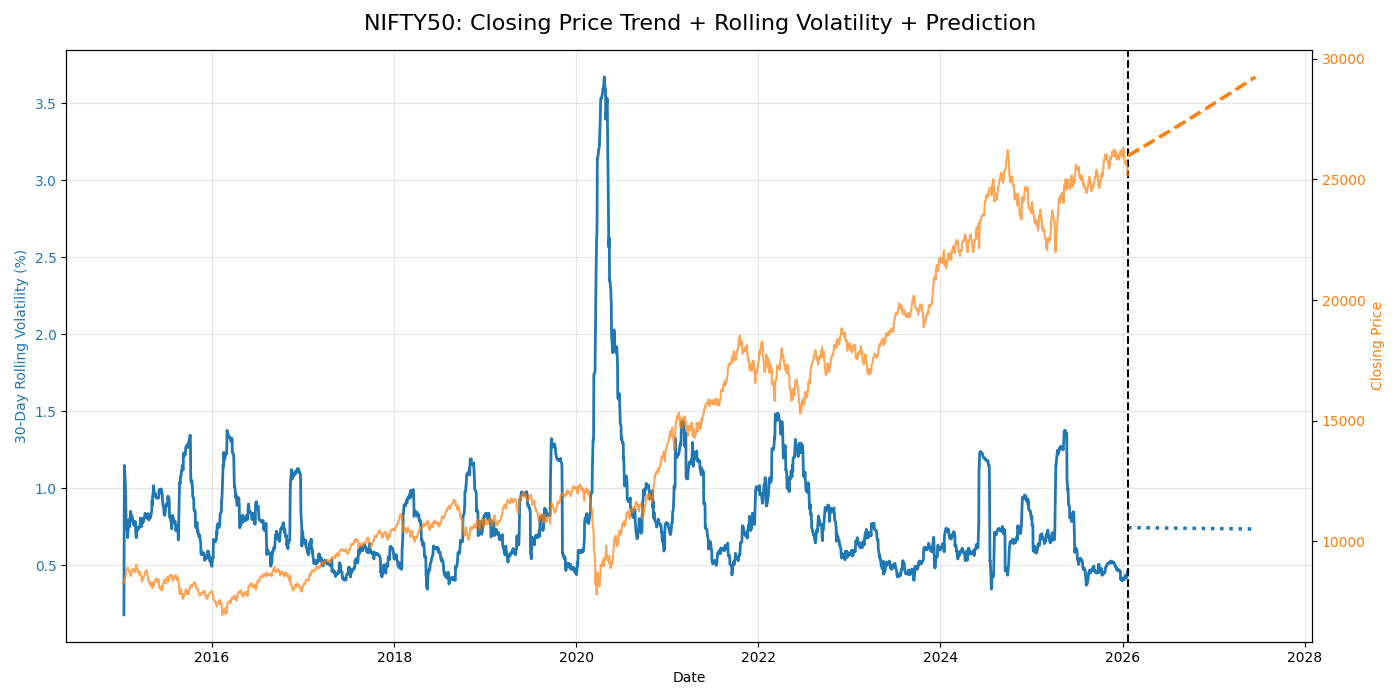

Generate this figure with Python:
# NIFTY50: price trend + volatility prediction

import mysql.connector
import pandas as pd
import numpy as np
from sklearn.linear_model import LinearRegression
from sklearn.metrics import r2_score
import matplotlib.pyplot as plt

# Connect to MySQL and load daily data
config = {
    'host': 'localhost',
    'user': 'root',
    'password': 'root',  # CHANGE THIS
    'database': 'nifty100'
}

conn = mysql.connector.connect(**config)
print("Connected to MySQL.")

query = """
SELECT trading_day, avg_close AS daily_close
FROM nifty50_daily
ORDER BY trading_day
"""

daily = pd.read_sql(query, conn)
cursor=conn.close()

daily['trading_day'] = pd.to_datetime(daily['trading_day'], errors='coerce')
daily = daily.dropna(subset=['trading_day'])

print(f"Loaded {len(daily)} NIFTY50 daily rows.")

# Calculate daily returns and rolling volatility (standard deviation of returns)
daily['daily_return'] = daily['daily_close'].pct_change() * 100

window = 30
daily['rolling_volatility'] = daily['daily_return'].rolling(window=window, min_periods=1).std()

daily_vol = daily.dropna(subset=['rolling_volatility'])

print(f"Volatility calculated ({len(daily_vol)} rows after dropna).")

# Train linear regression for PRICE trend (log close vs time)
df_price = daily.copy()
df_price['time_num'] = (df_price['trading_day'] - df_price['trading_day'].min()).dt.days
df_price['log_close'] = np.log(df_price['daily_close'])

X_price = df_price['time_num'].values.reshape(-1, 1)    # This is X for price model
y_price = df_price['log_close'].values                  # This is y for price model

model_price = LinearRegression()
model_price.fit(X_price, y_price)

y_pred_price = model_price.predict(X_price)
r2_price = r2_score(y_price, y_pred_price)

price_slope = model_price.coef_[0]
price_intercept = model_price.intercept_
price_growth_pct = price_slope * 100

print("\nPrice Trend Model (NIFTY50):")
print(f"Slope (log): {price_slope:.6f}")
print(f"Intercept: {price_intercept:.4f}")
print(f"Approx Daily Growth %: {price_growth_pct:.4f}")
print(f"R²: {r2_price:.4f}")

#Train linear regression for VOLATILITY trend (vol vs time)
df_vol = daily_vol.copy()
df_vol['time_num'] = (df_vol['trading_day'] - df_vol['trading_day'].min()).dt.days

X_vol = df_vol['time_num'].values.reshape(-1, 1)  # This is X for volatility model
y_vol = df_vol['rolling_volatility'].values       # This is y for volatility model

model_vol = LinearRegression()
model_vol.fit(X_vol, y_vol)

y_pred_vol = model_vol.predict(X_vol)
r2_vol = r2_score(y_vol, y_pred_vol)

vol_slope = model_vol.coef_[0]
vol_intercept = model_vol.intercept_

print("\nVolatility Trend Model (NIFTY50):")
print(f"Slope: {vol_slope:.6f}")
print(f"Intercept: {vol_intercept:.4f}")
print(f"R²: {r2_vol:.4f}")

# ask for input on how many days ahead to predict (default 365 if invalid input)
print("\n--- Prediction Request (NIFTY50 only) ---")
try:
    days_ahead = int(input("How many days ahead to predict? (e.g. 30, 90, 365): "))
    if days_ahead <= 0:
        raise ValueError
except:
    print("Invalid input. Using 365 days.")
    days_ahead = 365

print(f"Predicting {days_ahead} days ahead for NIFTY50.")


# Generate predictions for both price and volatility

pred_rows = []

# Last known values for NIFTY50
last_time_price = df_price['time_num'].max()
last_date = df_price['trading_day'].max()
last_price = df_price['daily_close'].iloc[-1]

last_time_vol = df_vol['time_num'].max()
last_vol = df_vol['rolling_volatility'].iloc[-1]

# Future time steps
future_time_price = np.arange(last_time_price + 1, last_time_price + days_ahead + 1)
future_time_vol = np.arange(last_time_vol + 1, last_time_vol + days_ahead + 1)

# Predict price using the linear model (log scale)
future_log_price = price_intercept + price_slope * future_time_price
future_price = np.exp(future_log_price)

# Predict volatility
future_vol = vol_intercept + vol_slope * future_time_vol

# Future dates
future_dates = pd.date_range(
    start=last_date + pd.Timedelta(days=1),
    periods=days_ahead,
    freq='B'  # business days
)

# Build rows for DataFrame
for i in range(days_ahead):
    future_date = future_dates[i].date()
    pred_rows.append({
        'future_date': future_date,
        'predicted_price': round(future_price[i], 2),
        'predicted_volatility': round(future_vol[i], 4)
    })

pred_df = pd.DataFrame(pred_rows)

# Print sample
print(f"\nGenerated {len(pred_df)} predictions for NIFTY50 ({days_ahead} days ahead).")
print("First 8 rows:")
print(pred_df.head(8))
print("\nLast 4 rows:")
print(pred_df.tail(4))

# Save to MySQL
conn = mysql.connector.connect(**config)
cursor = conn.cursor()

cursor.execute("""
CREATE TABLE IF NOT EXISTS nifty50_predictions_price_volatility (
    id INT AUTO_INCREMENT PRIMARY KEY,
    future_date DATE NOT NULL,
    predicted_price DECIMAL(12,2) NOT NULL,
    predicted_volatility DECIMAL(10,4) NOT NULL,
    created_at TIMESTAMP DEFAULT CURRENT_TIMESTAMP
)
""")

insert_query = """
INSERT INTO nifty50_predictions_price_volatility
(future_date, predicted_price, predicted_volatility)
VALUES (%s, %s, %s)
"""

values = [
    (row['future_date'], row['predicted_price'], row['predicted_volatility'])
    for _, row in pred_df.iterrows()
]

cursor.executemany(insert_query, values)
conn.commit()

cursor.close()
conn.close()

print(f"Saved {len(values)} rows to table 'nifty50_predictions_price_volatility'.")


# Plot: Combined Price Trend + Volatility (historical + prediction)
fig, ax1 = plt.subplots(figsize=(14, 7))

# Left axis: Volatility
ax1.set_xlabel('Date')
ax1.set_ylabel(f'{window}-Day Rolling Volatility (%)', color='tab:blue')
ax1.tick_params(axis='y', labelcolor='tab:blue')

ax1.plot(daily_vol['trading_day'], daily_vol['rolling_volatility'],
         color='tab:blue', linewidth=2, label='Historical Volatility')

ax1.plot(future_dates, future_vol,
         color='tab:blue', linestyle=':', linewidth=2.5, label=f'Predicted Volatility ({days_ahead} days)')

# Vertical separator
ax1.axvline(x=last_date, color='black', linestyle='--', linewidth=1.5,
            label='End of Historical Data')

# Right axis: Price Trend
ax2 = ax1.twinx()
ax2.set_ylabel('Closing Price', color='tab:orange')
ax2.tick_params(axis='y', labelcolor='tab:orange')

ax2.plot(df_price['trading_day'], df_price['daily_close'],
         color='tab:orange', linewidth=1.5, alpha=0.7, label='Historical Close')

ax2.plot(future_dates, future_price,
         color='tab:orange', linestyle='--', linewidth=2.5, label=f'Predicted Price Trend ({days_ahead} days)')

# Titles & legend
fig.suptitle('NIFTY50: Closing Price Trend + Rolling Volatility + Prediction', fontsize=16)
fig.legend(bbox_to_anchor=(1.02, 1), loc='upper left')
ax1.grid(True, alpha=0.3)
plt.tight_layout()
plt.show()
